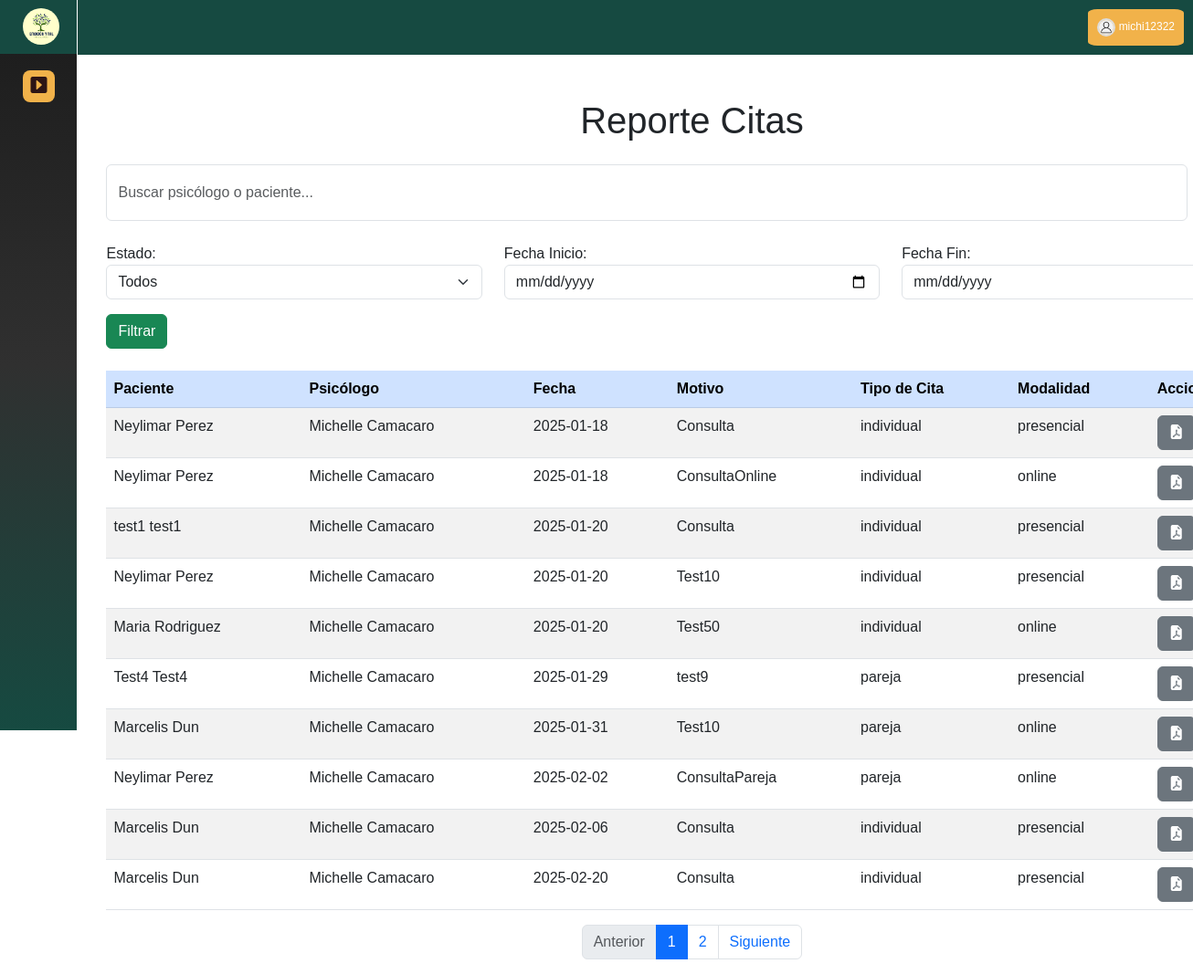
Screenshot of /app/vistas/reporte_cita.php (signed in) with the database file from the repository.
### tables this page shows
CREATE TABLE `agenda` (
  `id_agenda` int(11) NOT NULL,
  `fecha` date NOT NULL,
  `hora_inicio` time NOT NULL,
  `hora_final` time NOT NULL,
  `contador_cita` int(11) DEFAULT NULL,
  `id_paciente` int(11) DEFAULT NULL,
  `status` enum('Pendiente','Confirmada','Completada','Cancelada','Reprogramada') NOT NULL,
  `link_meet` varchar(255) DEFAULT NULL
);

CREATE TABLE `usuario` (
  `id_usuario` int(11) NOT NULL,
  `usuario` varchar(50) NOT NULL,
  `tipo_doc` enum('V','E','J','P') NOT NULL,
  `num_doc` varchar(12) NOT NULL,
  `correo` varchar(70) NOT NULL,
  `contraseña` varchar(34) NOT NULL,
  `nombre1` varchar(150) NOT NULL,
  `nombre2` varchar(150) DEFAULT NULL,
  `apellido1` varchar(150) NOT NULL,
  `apellido2` varchar(150) DEFAULT NULL,
  `foto` blob DEFAULT NULL,
  `fecha_nac` date NOT NULL,
  `telefono` varchar(15) NOT NULL,
  `sexo` enum('Masculino','Femenino') NOT NULL,
  `pregunta_s1` enum('NOMBRE DE MI MADRE','NOMBRE DE MI MASCOTA','NOMBRE DE MI PRIMER COLEGIO','NOMBRE DE MI PRIMER TRABAJO','NOMBRE DE MI PADRE') NOT NULL,
  `respuesta_1` varchar(150) NOT NULL,
  `pregunta_s2` enum('NOMBRE DE MI HERMANO MAYOR','DONDE NACIO SU MADRE','NOMBRE DE MEJOR AMIGO DE LA INFANCIA','PELICULA FAVORITA','SEGUNDO APELLIDO DE MI MADRE') NOT NULL,
  `respuesta_2` varchar(150) NOT NULL,
  `status` enum('activo','inactivo') NOT NULL
);

CREATE TABLE `cita` (
  `id_cita` int(11) NOT NULL,
  `id_agenda` int(11) NOT NULL,
  `id_psicologo` int(11) NOT NULL,
  `id_paciente` int(11) NOT NULL,
  `id_tipo_cita` int(10) NOT NULL,
  `fecha` datetime NOT NULL,
  `motivo` varchar(200) NOT NULL
);

CREATE TABLE `tipo_cita` (
  `id_tipo_cita` int(10) NOT NULL,
  `tipo_cita` enum('infantil','individual','pareja','adolescente') NOT NULL,
  `modalidad` enum('online','presencial','','') NOT NULL
);

### app/controladores/validar_consultar_cita.php (called while the page is built, shortened)
<?php
include_once('../../config/conexion.php');
$query = "
    SELECT a.id_agenda, a.fecha, a.hora_inicio, a.hora_final, a.status,
           c.id_cita, c.motivo, c.fecha AS fecha_cita,
           u.nombre1 AS nombre_paciente, u.apellido1 AS apellido_paciente,
           adm.nombre1 AS nombre_psicologo, adm.apellido1 AS apellido_psicologo,
           pc.tipo_pago, pc.monto, pc.referencia_bancaria,
           t.tipo_cita, t.modalidad
    FROM agenda a
    JOIN cita c ON a.id_agenda = c.id_agenda
    JOIN paciente p ON a.id_paciente = p.id_paciente
    JOIN usuario u ON p.id_usuario = u.id_usuario
    JOIN psicologo ps ON c.id_psicologo = ps.id_psicologo
    JOIN administrativo adm ON ps.id_administrativo = adm.id_administrativo
    JOIN pago_cita pc ON c.id_cita = pc.id_cita
    JOIN tipo_cita t ON c.id_tipo_cita = t.id_tipo_cita
";
$page = isset($_GET['page']) ? (int)$_GET['page'] : 1;
$limit = 10;
$offset = ($page - 1) * $limit;
$query .= " LIMIT :limit OFFSET :offset";
$count_query = "SELECT COUNT(*) as total FROM (" . substr($query, 0, strpos($query, 'LIMIT')) . ") as total_count";
$count_stmt = $conn->prepare($count_query);
$count_stmt->execute();
$total_rows = $count_stmt->fetch(PDO::FETCH_ASSOC)['total'];
$total_pages = ceil($total_rows / $limit);
$stmt = $conn->prepare($query);
$stmt->bindValue(':limit', (int)$limit, PDO::PARAM_INT);
$stmt->bindValue(':offset', (int)$offset, PDO::PARAM_INT);
$stmt->execute();
$result = $stmt->fetchAll(PDO::FETCH_ASSOC);

### app/vistas/reporte_cita.php (the view, shortened to what this page needs)
<?php
include_once('../controladores/validar_consultar_cita.php');
?>
<!DOCTYPE html>
<html lang="es">
<head>
    <link href="https://cdn.jsdelivr.net/npm/bootstrap@5.3.0-alpha3/dist/css/bootstrap.min.css" rel="stylesheet">
    <link rel="stylesheet" href="https://cdnjs.cloudflare.com/ajax/libs/bootstrap-icons/1.10.5/font/bootstrap-icons.min.css">
    <link rel="stylesheet" href="css/consultar_cita.css">
    <link rel="stylesheet" href="css/sidebarandheader.css">
</head>
<body>
    <?php include 'includes/header.php'; ?>
    <?php include 'includes/sidebar.php'; ?>
    <div class="container mt-5">
        <h1 class="text-center mb-4">Reporte Citas</h1>
        <form method="GET" action="consultar_cita.php" class="d-flex justify-content-between mb-4">
            <input type="text" name="search" class="form-control me-2" placeholder="Buscar psicólogo o paciente..." value="<?= htmlspecialchars($_GET['search'] ?? '') ?>">
        </form>
        <form method="GET" action="consultar_cita.php" class="mb-4">
            <div class="row">
                <div class="col">
                    <label for="status">Estado:</label>
                    <select name="status" id="status" class="form-select">
                        <option value="">Todos</option>
                    </select>
                </div>
                <div class="col">
                    <label for="fecha_inicio">Fecha Inicio:</label>
                    <input type="date" name="fecha_inicio" id="fecha_inicio" class="form-control" value="<?= htmlspecialchars($_GET['fecha_inicio'] ?? '') ?>">
                </div>
                <div class="col">
                    <label for="fecha_fin">Fecha Fin:</label>
                    <input type="date" name="fecha_fin" id="fecha_fin" class="form-control" value="<?= htmlspecialchars($_GET['fecha_fin'] ?? '') ?>">
                </div>
            </div>
            <button type="submit" class="btn btn-success mt-3">Filtrar</button>
        </form>
        <div class="table-responsive">
            <table class="table table-striped table-hover">
                <thead class="table-primary">
                    <tr>
                        <th>Paciente</th>
                        <th>Psicólogo</th>
                        <th>Fecha</th>
                        <th>Motivo</th>
                        <th>Tipo de Cita</th>
                        <th>Modalidad</th>
                        <th>Acciones</th>
                    </tr>
                </thead>
                <tbody>
                    <?php if (!empty($result)): ?>
                        <?php foreach ($result as $row): ?>
                            <tr>
                                <td data-label="Paciente"><?= htmlspecialchars($row['nombre_paciente'] . ' ' . $row['apellido_paciente']) ?></td>
                                <td data-label="Psicólogo"><?= htmlspecialchars($row['nombre_psicologo'] . ' ' . $row['apellido_psicologo']) ?></td>
                                <td data-label="Fecha"><?= htmlspecialchars($row['fecha']) ?></td>
                                <td data-label="Motivo"><?= htmlspecialchars($row['motivo']) ?></td>
                                <td data-label="Tipo de Cita"><?= htmlspecialchars($row['tipo_cita']) ?></td>
                                <td data-label="Modalidad"><?= htmlspecialchars($row['modalidad']) ?></td>
                                <td data-label="Acciones">
                                    <a href="reporte_cita.php?descargar_pdf=<?= $row['id_cita'] ?>" class="btn btn-secondary" target="_blank">
                                        <i class="bi bi-file-earmark-pdf-fill"></i>
                                    </a>
                                </td>
                            </tr>
                        <?php endforeach; ?>
                    <?php else: ?>
                        <tr>
                            <td colspan="11" class="text-center text-muted">No se encontraron citas con los filtros seleccionados.</td>
                        </tr>
                    <?php endif; ?>
                </tbody>
            </table>
        </div>
        <nav aria-label="Page navigation">
            <ul class="pagination justify-content-center">
                <li class="page-item <?= ($page == 1) ? 'disabled' : '' ?>">
                    <a class="page-link" href="?page=<?= $page - 1 ?>">Anterior</a>
                </li>
                <?php for ($i = 1; $i <= $total_pages; $i++): ?>
                    <li class="page-item <?= ($i == $page) ? 'active' : '' ?>">
                        <a class="page-link" href="?page=<?= $i ?>"><?= $i ?></a>
                    </li>
                <?php endfor; ?>
                <li class="page-item <?= ($page == $total_pages) ? 'disabled' : '' ?>">
                    <a class="page-link" href="?page=<?= $page + 1 ?>">Siguiente</a>
                </li>
            </ul>
        </nav>
    </div>
</body>
</html>

### app/vistas/css/consultar_cita.css (style rules this page uses)
.container { display: flex; flex-direction: column; max-width: 1700px; margin-left: 8%; }
.d-flex { display: flex; justify-content: space-between; margin-left: 0; }

### app/vistas/css/sidebarandheader.css (style rules this page uses)
* { margin: 0; padding: 0; box-sizing: border-box; font-family: "Poppins", sans-serif; }

### rows the page displays
agenda: usuario.nombre1+apellido1 "Neylimar Perez", administrativo.Nombre1+Apellido1 "Michelle Camacaro", fecha "2025-01-18", cita.motivo "Consulta", tipo_cita.tipo_cita "individual", tipo_cita.modalidad "presencial"
agenda: usuario.nombre1+apellido1 "Neylimar Perez", administrativo.Nombre1+Apellido1 "Michelle Camacaro", fecha "2025-01-18", cita.motivo "ConsultaOnline", tipo_cita.tipo_cita "individual", tipo_cita.modalidad "online"
agenda: usuario.nombre1+apellido1 "test1 test1", administrativo.Nombre1+Apellido1 "Michelle Camacaro", fecha "2025-01-20", cita.motivo "Consulta", tipo_cita.tipo_cita "individual", tipo_cita.modalidad "presencial"
agenda: usuario.nombre1+apellido1 "Neylimar Perez", administrativo.Nombre1+Apellido1 "Michelle Camacaro", fecha "2025-01-20", cita.motivo "Test10", tipo_cita.tipo_cita "individual", tipo_cita.modalidad "presencial"
agenda: usuario.nombre1+apellido1 "Maria Rodriguez", administrativo.Nombre1+Apellido1 "Michelle Camacaro", fecha "2025-01-20", cita.motivo "Test50", tipo_cita.tipo_cita "individual", tipo_cita.modalidad "online"
agenda: usuario.nombre1+apellido1 "Test4 Test4", administrativo.Nombre1+Apellido1 "Michelle Camacaro", fecha "2025-01-29", cita.motivo "test9", tipo_cita.tipo_cita "pareja", tipo_cita.modalidad "presencial"
agenda: usuario.nombre1+apellido1 "Marcelis Dun", administrativo.Nombre1+Apellido1 "Michelle Camacaro", fecha "2025-01-31", cita.motivo "Test10", tipo_cita.tipo_cita "pareja", tipo_cita.modalidad "online"
agenda: usuario.nombre1+apellido1 "Neylimar Perez", administrativo.Nombre1+Apellido1 "Michelle Camacaro", fecha "2025-02-02", cita.motivo "ConsultaPareja", tipo_cita.tipo_cita "pareja", tipo_cita.modalidad "online"
agenda: usuario.nombre1+apellido1 "Marcelis Dun", administrativo.Nombre1+Apellido1 "Michelle Camacaro", fecha "2025-02-06", cita.motivo "Consulta", tipo_cita.tipo_cita "individual", tipo_cita.modalidad "presencial"
agenda: usuario.nombre1+apellido1 "Marcelis Dun", administrativo.Nombre1+Apellido1 "Michelle Camacaro", fecha "2025-02-20", cita.motivo "Consulta", tipo_cita.tipo_cita "individual", tipo_cita.modalidad "presencial"

### other values shown
$nombreUsuario "michi12322"
